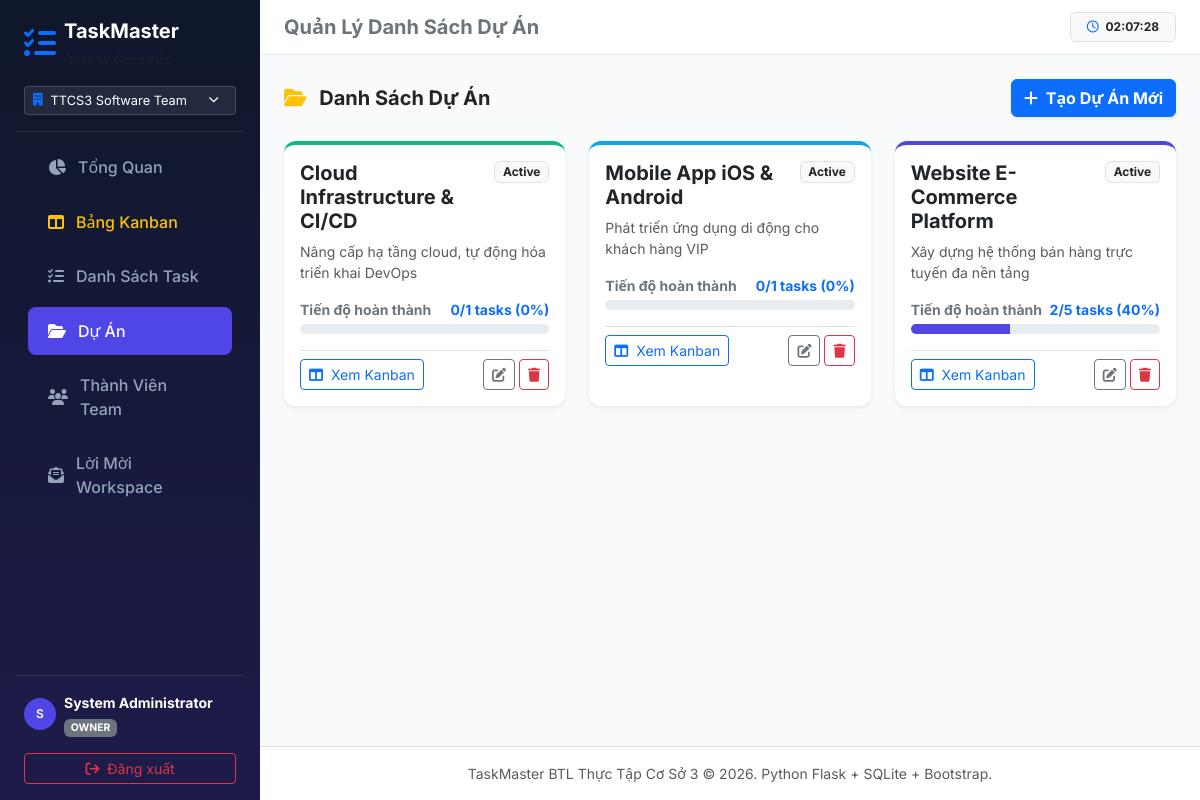
/projects (signed in), run on the app's committed database.
### tables this page shows
CREATE TABLE users (
    id           TEXT PRIMARY KEY,                    -- UUID v7
    username     TEXT UNIQUE NOT NULL,
    email        TEXT UNIQUE NOT NULL,
    password_hash TEXT NOT NULL,
    fullname     TEXT NOT NULL,
    avatar_url   TEXT,
    is_active    INTEGER NOT NULL DEFAULT 1,          -- 1=active, 0=disabled
    created_at   TEXT NOT NULL,                       -- ISO-8601 UTC
    updated_at   TEXT NOT NULL
);

CREATE TABLE projects (
    id              TEXT PRIMARY KEY,                 -- UUID v7
    workspace_id    TEXT NOT NULL REFERENCES workspaces(id) ON DELETE CASCADE,
    name            TEXT NOT NULL,
    description     TEXT,
    color           TEXT NOT NULL DEFAULT '#4f46e5', -- Hex color
    status          TEXT NOT NULL DEFAULT 'Active'
                        CHECK(status IN ('Active','Archived','Completed')),
    created_by      TEXT NOT NULL REFERENCES users(id),
    created_at      TEXT NOT NULL,
    updated_by      TEXT REFERENCES users(id),
    updated_at      TEXT NOT NULL
);

### app.py (the view)
@app.route('/projects')
@login_required
def projects():
    ws_id = session.get('workspace_id')
    conn = get_db_connection()
    projects_list = conn.execute('''
        SELECT p.*,
               u.fullname AS creator_name,
               COUNT(t.id) AS total_tasks,
               SUM(CASE WHEN t.status = 'Completed' THEN 1 ELSE 0 END) AS done_tasks,
               SUM(CASE WHEN t.status = 'In Progress' THEN 1 ELSE 0 END) AS in_progress_tasks,
               SUM(CASE WHEN t.status = 'To Do' THEN 1 ELSE 0 END) AS todo_tasks
        FROM projects p
        LEFT JOIN tasks t ON p.id = t.project_id
        LEFT JOIN users u ON p.created_by = u.id
        WHERE p.workspace_id = ?
        GROUP BY p.id
        ORDER BY p.created_at DESC
    ''', (ws_id,)).fetchall()
    conn.close()
    return render_template('projects.html', projects=projects_list)

### app.py (called while the page is built)
def login_required(f):
    @functools.wraps(f)
    def decorated_function(*args, **kwargs):
        if 'user_id' not in session:
            flash('Vui lòng đăng nhập để sử dụng ứng dụng!', 'warning')
            return redirect(url_for('login', next=request.url))
        return f(*args, **kwargs)
    return decorated_function

@app.context_processor
def inject_user():
    return dict(
        current_user=session.get('fullname'),
        current_role=session.get('role'),           # role trong active workspace
        current_username=session.get('username'),
        current_user_id=session.get('user_id'),
        active_workspace_id=session.get('workspace_id'),
        active_workspace_name=session.get('workspace_name'),
        Role=Role,                                   # expose Role constants to Jinja2
    )

### database.py (called while the page is built)
def get_db_connection() -> sqlite3.Connection:
    conn = sqlite3.connect(DB_FILE)
    conn.row_factory = sqlite3.Row
    conn.execute("PRAGMA foreign_keys = ON")  # Enable FK enforcement
    conn.execute("PRAGMA journal_mode = WAL")  # Better concurrency
    return conn

### templates/projects.html (shortened to what this page needs)
{% extends 'base.html' %}
{% block header_title %}Quản Lý Danh Sách Dự Án{% endblock %}
{% block content %}
<div class="d-flex justify-content-between align-items-center mb-4">
    <h5 class="fw-bold text-dark mb-0"><i class="fa-solid fa-folder-open text-warning me-2"></i> Danh Sách Dự Án</h5>
    <button type="button" class="btn btn-primary fw-bold shadow-sm" data-bs-toggle="modal" data-bs-target="#addProjectModal">
        <i class="fa-solid fa-plus me-1"></i> Tạo Dự Án Mới
    </button>
</div>
<div class="row g-4">
    {% for p in projects %}
    {% set done = p['done_tasks'] or 0 %}
    {% set total = p['total_tasks'] or 0 %}
    {% set percent = (done / total * 100) | round | int if total > 0 else 0 %}
    <div class="col-md-6 col-lg-4">
        <div class="card h-100 shadow-sm border-0 border-top border-4" style="{{ 'border-top-color: ' ~ p['color'] ~ ' !important;' }}">
            <div class="card-body">
                <div class="d-flex justify-content-between align-items-start mb-2">
                    <h5 class="fw-bold text-dark mb-0">{{ p['name'] }}</h5>
                    <span class="badge bg-light text-dark border">{{ p['status'] }}</span>
                </div>
                <p class="text-muted small mb-3" style="min-height: 40px;">{{ p['description'] or 'Chưa có mô tả chi tiết cho dự án này.' }}</p>
                <div class="mb-3">
                    <div class="d-flex justify-content-between align-items-center mb-1">
                        <small class="fw-bold text-secondary">Tiến độ hoàn thành</small>
                        <small class="fw-bold text-primary">{{ done }}/{{ total }} tasks ({{ percent }}%)</small>
                    </div>
                    <div class="progress" style="height: 10px;">
                        <div class="progress-bar" role="progressbar" style="{{ 'width: ' ~ percent ~ '%; background-color: ' ~ p['color'] ~ ';' }}" aria-valuenow="{{ percent }}" aria-valuemin="0" aria-valuemax="100"></div>
                    </div>
                </div>
                <div class="d-flex justify-content-between align-items-center pt-2 border-top">
                    <a href="{{ url_for('kanban', project_id=p['id']) }}" class="btn btn-sm btn-outline-primary">
                        <i class="fa-solid fa-table-columns me-1"></i> Xem Kanban
                    </a>
                    <div class="d-flex gap-1">
                        <button class="btn btn-sm btn-outline-secondary" data-bs-toggle="modal" data-bs-target="#editProjModal{{ p['id'] }}">
                            <i class="fa-solid fa-pen-to-square"></i>
                        </button>
                        <form action="{{ url_for('project_delete', id=p['id']) }}" method="POST" class="d-inline" onsubmit="return confirm('Bạn có chắc chắn muốn xóa dự án này? Các task thuộc dự án sẽ bị gỡ liên kết.');">
                            <button type="submit" class="btn btn-sm btn-outline-danger">
                                <i class="fa-solid fa-trash"></i>
                            </button>
                        </form>
                    </div>
                </div>
            </div>
        </div>
    </div>
    {% else %}
    <div class="col-12 text-center text-muted py-5">Chưa có dự án nào được tạo.</div>
    {% endfor %}
</div>
{% endblock %}

### templates/base.html (shortened to what this page needs)
<!DOCTYPE html>
<html lang="vi">
<head>
    <link href="https://cdn.jsdelivr.net/npm/bootstrap@5.3.2/dist/css/bootstrap.min.css" rel="stylesheet">
    <link href="https://cdnjs.cloudflare.com/ajax/libs/font-awesome/6.4.2/css/all.min.css" rel="stylesheet">
    <link href="{{ url_for('static', filename='css/style.css') }}" rel="stylesheet">
</head>
<body>
    <div class="d-flex">
        {% if session.get('user_id') %}
        <aside class="sidebar d-flex flex-column p-3">
            <a href="{{ url_for('dashboard') }}" class="d-flex align-items-center text-white text-decoration-none mb-3 px-2">
                <i class="fa-solid fa-list-check fa-2x text-primary me-2"></i>
                <div>
                    <span class="fs-5 fw-bold d-block">TaskMaster</span>
                    <small class="text-muted" style="font-size: 0.75rem;">Quản Lý Công Việc</small>
                </div>
            </a>
            {% if active_workspace_name %}
            <div class="dropdown mb-2 px-2">
                <button class="btn btn-sm w-100 text-start d-flex align-items-center gap-2 text-white"
                        style="background: rgba(255,255,255,0.08); border-color: rgba(255,255,255,0.15);"
                        data-bs-toggle="dropdown" aria-expanded="false">
                    <i class="fa-solid fa-building text-primary" style="font-size:0.8rem;"></i>
                    <span class="text-truncate flex-grow-1" style="font-size:0.8rem; max-width:150px;">{{ active_workspace_name }}</span>
                    <i class="fa-solid fa-chevron-down" style="font-size:0.65rem;"></i>
                </button>
            </div>
            {% endif %}
            <hr class="text-secondary my-2">
            <ul class="nav nav-pills flex-column mb-auto">
                <li class="nav-item">
                    <a href="{{ url_for('dashboard') }}" class="nav-link {% if request.endpoint == 'dashboard' %}active{% endif %}">
                        <i class="fa-solid fa-chart-pie"></i> Tổng Quan
                    </a>
                </li>
                <li>
                    <a href="{{ url_for('kanban') }}" class="nav-link text-warning {% if request.endpoint == 'kanban' %}active{% endif %}">
                        <i class="fa-solid fa-table-columns"></i> Bảng Kanban
                    </a>
                </li>
                <li>
                    <a href="{{ url_for('tasks') }}" class="nav-link {% if request.endpoint in ['tasks', 'task_detail'] %}active{% endif %}">
                        <i class="fa-solid fa-tasks"></i> Danh Sách Task
                    </a>
                </li>
                <li>
                    <a href="{{ url_for('projects') }}" class="nav-link {% if request.endpoint == 'projects' %}active{% endif %}">
                        <i class="fa-solid fa-folder-open"></i> Dự Án
                    </a>
                </li>
                <li>
                    <a href="{{ url_for('members') }}" class="nav-link {% if request.endpoint == 'members' %}active{% endif %}">
                        <i class="fa-solid fa-users"></i> Thành Viên Team
                    </a>
                </li>
                <li>
                    <a href="{{ url_for('invitations') }}" class="nav-link {% if request.endpoint == 'invitations' %}active{% endif %}">
                        <i class="fa-solid fa-envelope-open-text"></i> Lời Mời Workspace
                    </a>
                </li>
            </ul>
            <hr class="text-secondary">
            <div class="px-2">
                <div class="d-flex align-items-center mb-2">
                    <div class="avatar-circle me-2">
                        {{ current_user[0] | upper if current_user else 'U' }}
                    </div>
                    <div>
                        <div class="fw-bold text-white small">{{ current_user }}</div>
                        <span class="badge bg-secondary" style="font-size: 0.65rem;">{{ current_role | upper }}</span>
                    </div>
                </div>
                <a href="{{ url_for('logout') }}" class="btn btn-outline-danger btn-sm w-100 mt-2">
                    <i class="fa-solid fa-arrow-right-from-bracket me-1"></i> Đăng xuất
                </a>
            </div>
        </aside>
        {% endif %}
        <div class="main-wrapper">
            {% if session.get('user_id') %}
            <header class="top-navbar d-flex justify-content-between align-items-center">
                <div class="d-flex align-items-center">
                    <h5 class="mb-0 fw-bold text-secondary">
                        {% block header_title %}Hệ Thống Quản Lý Công Việc & Dự Án{% endblock %}
                    </h5>
                </div>
                <div class="d-flex align-items-center gap-3">
                    <span class="badge bg-light text-dark border px-3 py-2">
                        <i class="fa-regular fa-clock me-1 text-primary"></i> <span id="clock-display">--:--:--</span>
                    </span>
                </div>
            </header>
            {% endif %}
            <div class="container-fluid p-4">
                {% block content %}{% endblock %}
            </div>
            <footer class="mt-auto py-3 bg-white border-top text-center text-muted small">
                <div class="container">
                    <span>TaskMaster BTL Thực Tập Cơ Sở 3 &copy; 2026. Python Flask + SQLite + Bootstrap.</span>
                </div>
            </footer>
        </div>
    </div>
</body>
</html>

### static/css/style.css (style rules this page uses)
:root { --primary-color: #4f46e5; --primary-hover: #4338ca; --bg-light: #f8fafc; --card-shadow: 0 4px 6px -1px rgba(0, 0, 0, 0.05), 0 2px 4px -1px rgba(0, 0, 0, 0.03); --card-shadow-hover: 0 10px 15px -3px rgba(0, 0, 0, 0.08), 0 4px 6px -2px rgba(0, 0, 0, 0.04); }
body { font-family: 'Inter', system-ui, -apple-system, BlinkMacSystemFont, 'Segoe UI', Roboto, sans-serif; background-color: var(--bg-light); color: #334155; min-height: 100vh; }
.sidebar { width: 260px; background: linear-gradient(180deg, #0f172a 0%, #1e1b4b 100%); color: #f8fafc; min-height: 100vh; transition: all 0.3s ease; }
.sidebar .nav-link { color: #94a3b8; padding: 0.75rem 1.25rem; font-weight: 500; border-radius: 0.5rem; margin: 0.2rem 0.75rem; display: flex; align-items: center; gap: 0.75rem; transition: all 0.2s ease; }
.sidebar .nav-link:hover, .sidebar .nav-link.active { color: #ffffff; background-color: rgba(255, 255, 255, 0.12); }
.sidebar .nav-link.active { background-color: var(--primary-color); }
.main-wrapper { flex: 1; display: flex; flex-direction: column; }
.top-navbar { background-color: #ffffff; border-bottom: 1px solid #e2e8f0; padding: 0.75rem 1.5rem; }
.card { border: none; border-radius: 0.75rem; box-shadow: var(--card-shadow); transition: transform 0.2s ease, box-shadow 0.2s ease; }
.avatar-circle { width: 32px; height: 32px; border-radius: 50%; background-color: #4f46e5; color: #ffffff; display: flex; align-items: center; justify-content: center; font-weight: 600; font-size: 0.75rem; }

### data on the page
users: fullname "System Administrator"
projects: name "Cloud Infrastructure & CI/CD", status "Active", description "Nâng cấp hạ tầng cloud, tự động hóa triển khai DevOps", done "0", total "1", percent "0"
projects: name "Mobile App iOS & Android", status "Active", description "Phát triển ứng dụng di động cho khách hàng VIP", done "0", total "1", percent "0"
projects: name "Website E-Commerce Platform", status "Active", description "Xây dựng hệ thống bán hàng trực tuyến đa nền tảng", done "2", total "5", percent "40"

### other printed values
{{ active_workspace_name }} "TTCS3 Software Team"
{{ current_user[0] | upper if current_user else 'U' }} "S"
{{ current_role | upper }} "OWNER"
